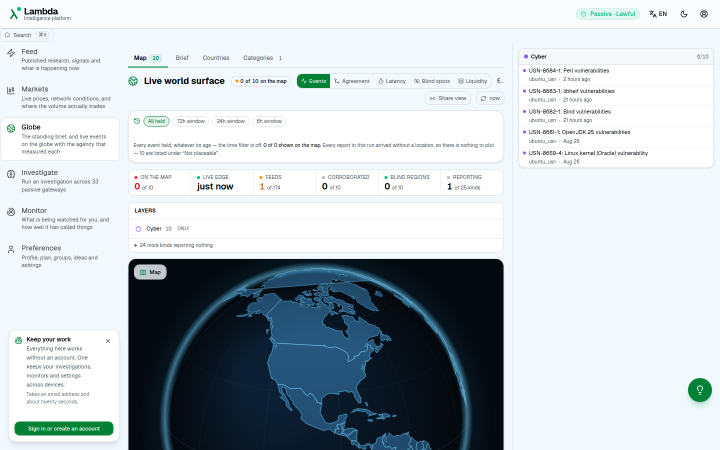
#> input picture dash-laptop.png, 1440 x 900 px (shown at 1/2 size)
$ python -i prepare-logo.py   (imports and definitions only)
#> lines starting #> are read from the running program, lines starting #| are printed output that depends on the picture
#!/usr/bin/env python3
"""Prepare a logo file for an uploader that demands exactly 1024x1024 PNG/JPG under 1.1 MB.

The point of this script is that it does *not* redesign anything. It only does what
is needed to satisfy the uploader:

  * resamples the image to exactly 1024x1024 (Lanczos, so the artwork stays sharp),
  * pads a non-square image to square first, using the image's own border colour, so
    that no part of the artwork is ever cropped away,
  * writes PNG, and only if the PNG exceeds the byte limit falls back to JPEG (also
    an accepted format) at the highest quality that fits.

Nothing is added to, removed from, or recoloured in the artwork.

Usage:
    python3 scripts/prepare-logo.py INPUT [INPUT ...] --out-dir DIR
    python3 scripts/prepare-logo.py logo.png --out logo-1024.png
"""

from __future__ import annotations

import argparse
import sys
from collections import Counter
from pathlib import Path

try:
    from PIL import Image, ImageFile
except ImportError:  # pragma: no cover - dependency guard
    sys.exit("Pillow is required: pip install pillow")

# The JPEG encoder writes through a fixed-size buffer and raises "Suspension not
# allowed here" when a single optimized scan does not fit in it. A 1024x1024 frame
# never needs more than its own pixel count.
ImageFile.MAXBLOCK = max(ImageFile.MAXBLOCK, 1024 * 1024 * 4)

TARGET_SIZE = 1024
# The uploader says "max 1.1MB". Decimal megabytes is the smaller reading of that, so
# targeting it satisfies either interpretation.
MAX_BYTES = 1_100_000
JPEG_QUALITIES = (95, 92, 90, 87, 85, 82, 80, 75, 70)


def border_colour(image: Image.Image) -> tuple[int, int, int]:
    """Most common colour along the image border — used as padding for non-square art."""
    rgb = image.convert("RGB")
    width, height = rgb.size
    pixels = rgb.load()
    samples: list[tuple[int, int, int]] = []
    for x in range(width):
        samples.append(pixels[x, 0])
        samples.append(pixels[x, height - 1])
    for y in range(height):
        samples.append(pixels[0, y])
        samples.append(pixels[width - 1, y])
    return Counter(samples).most_common(1)[0][0]


def make_square(image: Image.Image) -> tuple[Image.Image, bool]:
    """Return a square version of the image. Pads (never crops) so no artwork is lost."""
    width, height = image.size
    if width == height:
        return image, False

    side = max(width, height)
    has_alpha = image.mode in ("RGBA", "LA") or "transparency" in image.info
    if has_alpha:
        canvas = Image.new("RGBA", (side, side), (0, 0, 0, 0))
        source = image.convert("RGBA")
    else:
        canvas = Image.new("RGB", (side, side), border_colour(image))
        source = image.convert("RGB")
    canvas.paste(source, ((side - width) // 2, (side - height) // 2))
    return canvas, True


def encode(image: Image.Image, out_path: Path) -> tuple[Path, int, str]:
    """Write the image at or under the byte limit, preferring PNG then JPEG."""
    png_path = out_path.with_suffix(".png")
    png_image = image if image.mode in ("RGB", "RGBA") else image.convert("RGBA")
    png_image.save(png_path, format="PNG", optimize=True)
    png_size = png_path.stat().st_size
    if png_size <= MAX_BYTES:
        return png_path, png_size, "PNG"

    # PNG is lossless but too heavy for the limit; JPEG is equally accepted by the
    # uploader. Flatten any transparency onto the artwork's own border colour so the
    # visible result is identical.
    flat = Image.new("RGB", image.size, border_colour(image))
    if image.mode in ("RGBA", "LA"):
        flat.paste(image, mask=image.split()[-1])
    else:
        flat.paste(image.convert("RGB"))

    jpg_path = out_path.with_suffix(".jpg")
    try:
        for quality in JPEG_QUALITIES:
            flat.save(jpg_path, format="JPEG", quality=quality, optimize=True, subsampling=0)
            size = jpg_path.stat().st_size
            if size <= MAX_BYTES:
                png_path.unlink(missing_ok=True)
                return jpg_path, size, f"JPEG q{quality}"
    except Exception:
        jpg_path.unlink(missing_ok=True)
        raise

    jpg_path.unlink(missing_ok=True)
    png_path.unlink(missing_ok=True)
    raise RuntimeError(
        f"could not reach {MAX_BYTES:,} bytes even at JPEG q{JPEG_QUALITIES[-1]} "
        f"(smallest was {size:,} bytes)"
    )


def prepare(src: Path, out_path: Path) -> tuple[Path, int, str, bool]:
#> called with src = '../dash-laptop.png', out_path = 'out.png'
    with Image.open(src) as opened:
#> opened is the input picture: PIL image 1440x900 RGB; mean R, G, B 190.9, 199.6, 204.8
        opened.load()
        original = opened.size
#> original = (1440, 900)
        squared, padded = make_square(opened)
#> in make_square, `has_alpha = image.mode in ("RGBA", "LA") or "transparency" in image.info`: has_alpha = False
#> after the loop in border_colour, `for x in range(width):`: samples = 2880 items, first 6: (250, 253, 255), (243, 250, 255), (250, 253, 255), (243, 250, 255), (251, 253, 255), (243, 250, 255)
#> after the loop in border_colour, `for y in range(height):`: samples = 4680 items, first 6: (250, 253, 255), (243, 250, 255), (250, 253, 255), (243, 250, 255), (251, 253, 255), (243, 250, 255)
#> in make_square, `canvas = Image.new("RGB", (side, side), border_colour(image))`:
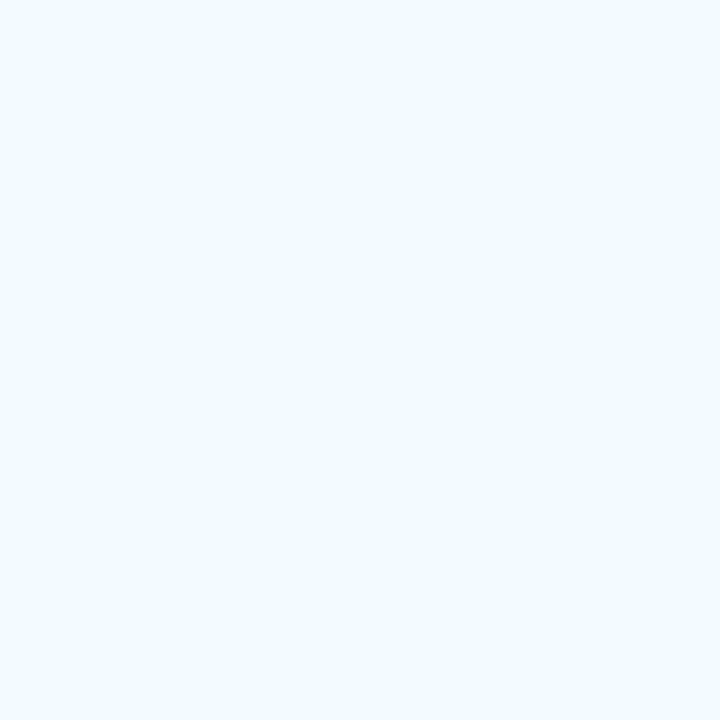
#> canvas: PIL image 1440x1440 RGB (shown at 1/2 size); mean R, G, B 243, 250, 255
#> in make_square, `canvas.paste(source, ((side - width) // 2, (side - height) // 2))`:
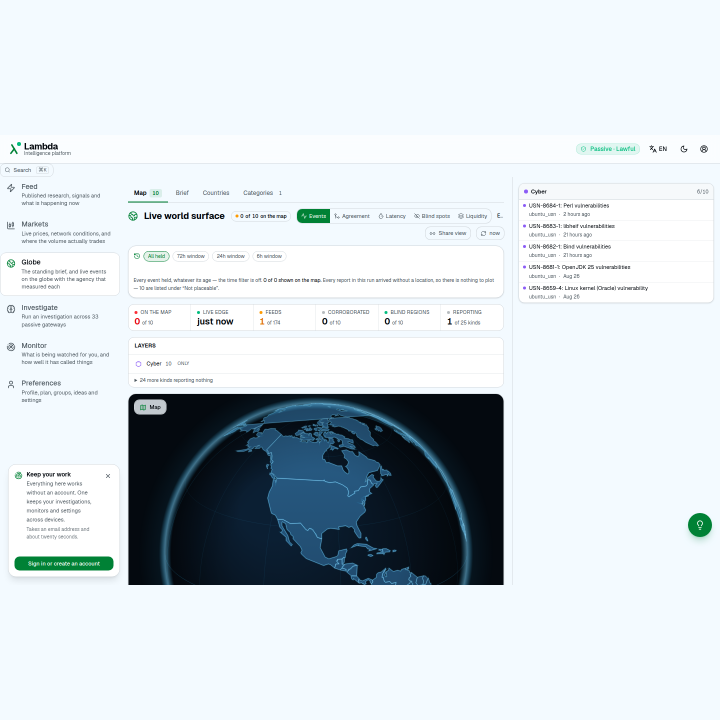
#> canvas: PIL image 1440x1440 RGB (shown at 1/2 size); mean R, G, B 210.4, 218.5, 223.7
#> padded = True
        resized = squared.resize((TARGET_SIZE, TARGET_SIZE), Image.LANCZOS)
    written, size, encoding = encode(resized, out_path)
    print(
        f"{src.name}: {original[0]}x{original[1]} -> {TARGET_SIZE}x{TARGET_SIZE}"
        f"{' (padded to square)' if padded else ''} | {encoding} | "
        f"{size:,} bytes -> {written}"
    )
    return written, size, encoding, padded


def main(argv: list[str] | None = None) -> int:
    parser = argparse.ArgumentParser(description=__doc__, formatter_class=argparse.RawDescriptionHelpFormatter)
    parser.add_argument("inputs", nargs="+", type=Path, help="source image file(s)")
    parser.add_argument("--out-dir", type=Path, help="directory for the prepared files")
    parser.add_argument("--out", type=Path, help="explicit output path (single input only)")
    args = parser.parse_args(argv)

    if args.out and len(args.inputs) > 1:
        parser.error("--out takes a single input; use --out-dir for several")
    if not args.out and not args.out_dir:
        parser.error("give --out or --out-dir")

    if args.out_dir:
        args.out_dir.mkdir(parents=True, exist_ok=True)

    failures = 0
    for src in args.inputs:
        if not src.is_file():
            print(f"{src}: not found", file=sys.stderr)
            failures += 1
            continue
        out_path = args.out or (args.out_dir / f"{src.stem}-1024{src.suffix}")
        try:
            prepare(src, out_path)
        except Exception as error:  # noqa: BLE001 - report and continue with the rest
            print(f"{src.name}: {error}", file=sys.stderr)
            failures += 1

    return 1 if failures else 0


# [2 lines not run here, left out]

#> (the run stopped early here; a loop or call above may not have finished)
